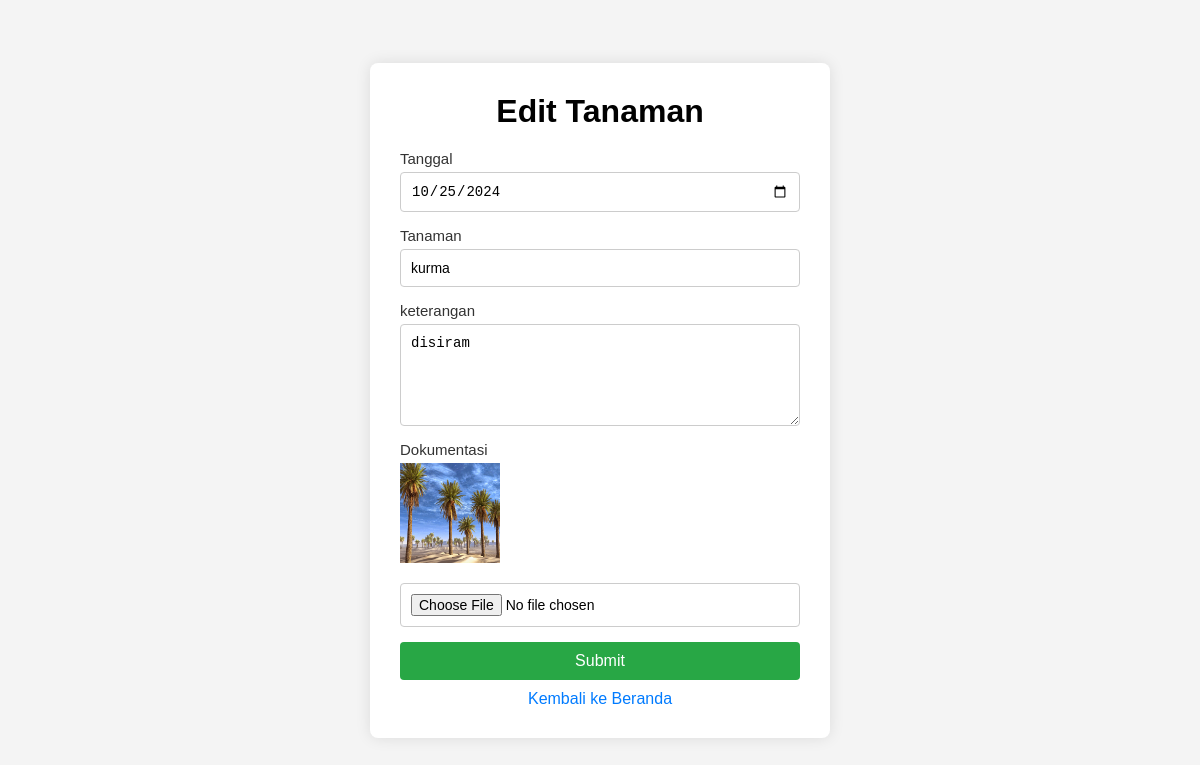
Page /edit_tanaman.php?id=12 on the committed database.
### tables this page shows
CREATE TABLE tanaman (id INTEGER PRIMARY KEY AUTOINCREMENT, tanggal TEXT NOT NULL, tanaman TEXT NOT NULL,  keterangan TEXT,foto TEXT NOT NULL);

### functions.php (called while the page is built, shortened)
<?php
    function database()
    {
            $db = new SQLite3('db_tanaman.sqlite');
            return $db;
    }
    function ambil_data_tanaman($get_id){
        $db = database();
        $ambil_data_tanaman = "SELECT * FROM tanaman WHERE id ='$get_id'";
        $ambil_tanaman = $db -> query($ambil_data_tanaman);
        $ambil = $ambil_tanaman -> fetchArray();
        return $ambil;
    }

### edit_tanaman.php (the view, shortened to what this page needs)
<?php
require "functions.php";
$get_id = $_GET['id'];
?>
<!DOCTYPE html>
<html lang="en">
<head>
    <link rel="stylesheet" href="css/style.css">
</head>
<body>
    <div class="container-edit">
        <form action="edit_tanaman.php?id=<?php echo ambil_data_tanaman($get_id)['id'];?>" method="POST" enctype="multipart/form-data">
            <div class="inputan">
                <h1>Edit Tanaman</h1>
                <label>Tanggal</label>
                <input type="date" name="tanggal" value="<?php echo ambil_data_tanaman($get_id)['tanggal'];?>" required>
                <label>Tanaman</label>
                <input type="text" name="tanaman" value="<?php echo ambil_data_tanaman($get_id)['tanaman'];?>" required>
                <label>keterangan</label>
                <textarea name="keterangan" required><?php echo ambil_data_tanaman($get_id)['keterangan'];?></textarea>
                <label>Dokumentasi</label>
                <img src="image/<?php echo ambil_data_tanaman($get_id)['foto'];?>" alt="foto_tanaman" width="100px" height="100px">
                <input type="file" name="foto" required >
            <input type="submit" name="submit">
            <a href="index.php">Kembali ke Beranda</a>
            </div>
        </form>
    </div>
</body>
</html>

### css/style.css (style rules this page uses)
* { margin: 0; padding: 0; }
body { font-family: Arial, sans-serif; background-color: #f4f4f4; display: flex; justify-content: center; align-items: center; height: 100vh; }
.container-edit { background-color: #fff; padding: 30px; border-radius: 8px; box-shadow: 0px 0px 15px rgba(0, 0, 0, 0.1); width: 400px; }
.container-edit form { display: flex; flex-direction: column; }
.container-edit .inputan { display: flex; flex-direction: column; }
.container-edit .inputan h1 { text-align: center; margin-bottom: 20px; }
.container-edit .inputan label { font-size: 15px; color: #333; margin-bottom: 5px; }
.container-edit .inputan input[type="text"], .container-edit .inputan textarea, .container-edit .inputan input[type="date"], .container-edit .inputan input[type="file"] { padding: 10px; margin-bottom: 15px; border: 1px solid #ccc; border-radius: 4px; font-size: 14px; }
.container-edit .inputan textarea { resize: vertical; min-height: 80px; }
.container-edit .inputan input[type="submit"] { background-color: #28a745; color: white; padding: 10px; border: none; border-radius: 4px; cursor: pointer; font-size: 16px; }
.container-edit .inputan a { display: inline-block; margin-top: 10px; text-decoration: none; color: #007bff; }
.container-edit .inputan img { width: 100px; height: 100px; margin-bottom: 20px; }
.container-edit .inputan a { text-align: center; }

### rows in the picture
tanaman: tanggal "10/25/2024", tanaman "kurma", keterangan "disiram", foto (picture)
